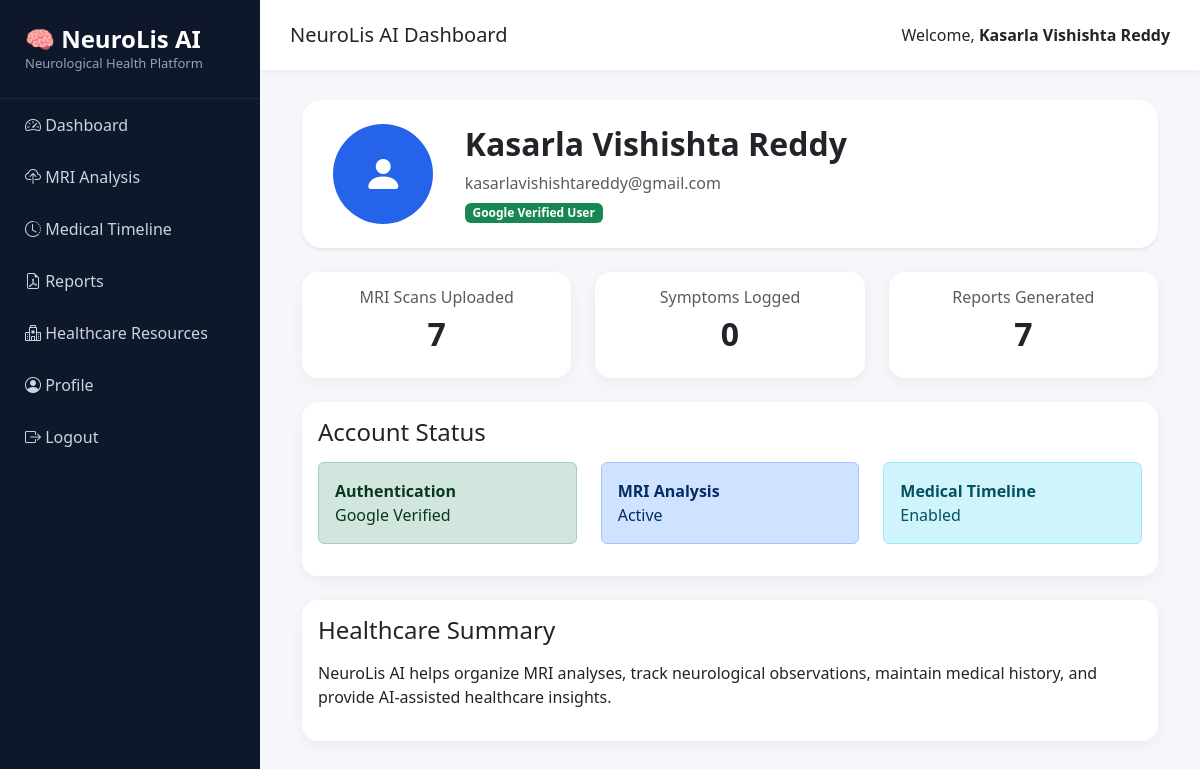
Screenshot of /profile (signed in) with the database file from the repository.
### models/user.py (models this page shows)
class User(db.Model):
    __tablename__ = "users"
    id = db.Column(db.Integer, primary_key=True)
    google_id = db.Column(
        db.String(255),
        unique=True
    )
    name = db.Column(db.String(255))
    email = db.Column(
        db.String(255),
        unique=True
    )
    profile_picture = db.Column(db.String(500))
    mri_records = db.relationship(
        "MRIRecord",
        backref="user",
        lazy=True
    )
    symptoms = db.relationship(
        "Symptom",
        backref="user",
        lazy=True
    )

### app.py (the view)
@app.route("/profile")
def profile():
    if "user_id" not in session:
        return redirect("/login")
    user = User.query.get(
        session["user_id"]
    )
    total_uploads = MRIRecord.query.filter_by(
        user_id=session["user_id"]
    ).count()
    symptom_count = Symptom.query.filter_by(
        user_id=session["user_id"]
    ).count()
    return render_template(
        "profile/profile.html",
        user=user,
        total_uploads=total_uploads,
        symptom_count=symptom_count
    )

### templates/profile/profile.html (shortened to what this page needs)
{% extends 'base.html' %}
{% block content %}
<div class="container-fluid">
    <div class="card border-0 shadow-sm mb-4"
         style="border-radius:20px;">
        <div class="card-body p-4">
            <div class="row align-items-center">
                <div class="col-md-2 text-center">
                    <div style="
                        width:100px;
                        height:100px;
                        border-radius:50%;
                        background:#2563eb;
                        color:white;
                        font-size:40px;
                        display:flex;
                        align-items:center;
                        justify-content:center;
                        margin:auto;">
                        <i class="bi bi-person-fill"></i>
                    </div>
                </div>
                <div class="col-md-10">
                    <h2 class="fw-bold">
                        {{ user.name }}
                    </h2>
                    <p class="text-muted mb-1">
                        {{ user.email }}
                    </p>
                    <span class="badge bg-success">
                        Google Verified User
                    </span>
                </div>
            </div>
        </div>
    </div>
    <div class="row mb-4">
        <div class="col-md-4">
            <div class="card stat-card">
                <div class="card-body text-center">
                    <h6 class="text-muted">
                        MRI Scans Uploaded
                    </h6>
                    <h2 class="fw-bold">
                        {{ total_uploads }}
                    </h2>
                </div>
            </div>
        </div>
        <div class="col-md-4">
            <div class="card stat-card">
                <div class="card-body text-center">
                    <h6 class="text-muted">
                        Symptoms Logged
                    </h6>
                    <h2 class="fw-bold">
                        {{ symptom_count }}
                    </h2>
                </div>
            </div>
        </div>
        <div class="col-md-4">
            <div class="card stat-card">
                <div class="card-body text-center">
                    <h6 class="text-muted">
                        Reports Generated
                    </h6>
                    <h2 class="fw-bold">
                        {{ total_uploads }}
                    </h2>
                </div>
            </div>
        </div>
    </div>
    <div class="card stat-card mb-4">
        <div class="card-body">
            <h4 class="mb-3">
                Account Status
            </h4>
            <div class="row">
                <div class="col-md-4">
                    <div class="alert alert-success">
                        <strong>
                            Authentication
                        </strong>
                        <br>
                        Google Verified
                    </div>
                </div>
                <div class="col-md-4">
                    <div class="alert alert-primary">
                        <strong>
                            MRI Analysis
                        </strong>
                        <br>
                        Active
                    </div>
                </div>
                <div class="col-md-4">
                    <div class="alert alert-info">
                        <strong>
                            Medical Timeline
                        </strong>
                        <br>
                        Enabled
                    </div>
                </div>
            </div>
        </div>
    </div>
    <div class="card stat-card">
        <div class="card-body">
            <h4 class="mb-3">
                Healthcare Summary
            </h4>
            <p>
                NeuroLis AI helps organize MRI analyses,
                track neurological observations,
                maintain medical history,
                and provide AI-assisted healthcare insights.
            </p>
        </div>
    </div>
</div>
{% endblock %}

### templates/base.html (shortened to what this page needs)
<!DOCTYPE html>
<html lang="en">
<head>
    <link href="https://cdn.jsdelivr.net/npm/bootstrap@5.3.3/dist/css/bootstrap.min.css"
          rel="stylesheet">
    <link href="https://cdn.jsdelivr.net/npm/bootstrap-icons@1.11.3/font/bootstrap-icons.css"
          rel="stylesheet">
</head>
<body>
    <div class="sidebar">
        <div class="sidebar-brand">
            <h4>🧠 NeuroLis AI</h4>
            <p>
                Neurological Health Platform
            </p>
        </div>
        <a href="/dashboard">
            <i class="bi bi-speedometer2"></i>
            Dashboard
        </a>
        <a href="/upload">
            <i class="bi bi-cloud-upload"></i>
            MRI Analysis
        </a>
        <a href="/timeline">
            <i class="bi bi-clock-history"></i>
            Medical Timeline
        </a>
        <a href="/reports">
            <i class="bi bi-file-earmark-pdf"></i>
            Reports
        </a>
        <a href="/resources">
            <i class="bi bi-hospital"></i>
            Healthcare Resources
        </a>
        <a href="/profile">
            <i class="bi bi-person-circle"></i>
            Profile
        </a>
        <a href="/logout">
            <i class="bi bi-box-arrow-right"></i>
            Logout
        </a>
    </div>
    <div class="main-content">
        <div class="topbar">
            <h5 class="mb-0">
                NeuroLis AI Dashboard
            </h5>
            <div>
                {% if session.user_name %}
                Welcome,
                <strong>
                    {{ session.user_name }}
                </strong>
                {% endif %}
            </div>
        </div>
        <div class="page-content">
            {% block content %}
            {% endblock %}
        </div>
    </div>
</body>
</html>

### templates/base.html (style rules this page uses)
body { background:#f5f7fb; font-family:Segoe UI,sans-serif; }
.sidebar { width:260px; height:100vh; position:fixed; left:0; top:0; background:#0f172a; color:white; }
.sidebar-brand { padding:25px; border-bottom:1px solid #1e293b; }
.sidebar-brand h4 { margin:0; font-weight:700; }
.sidebar-brand p { margin:0; color:#94a3b8; font-size:13px; }
.sidebar a { color:#cbd5e1; text-decoration:none; display:block; padding:14px 25px; transition:0.3s; }
.main-content { margin-left:260px; }
.topbar { background:white; height:70px; display:flex; align-items:center; justify-content:space-between; padding:0 30px; box-shadow:0 2px 10px rgba(0,0,0,.05); }
.page-content { padding:30px; }
.stat-card { border:none; border-radius:16px; box-shadow:0 4px 15px rgba(0,0,0,.05); }

### rows the page displays
User: user_name "Kasarla Vishishta Reddy", name "Kasarla Vishishta Reddy", email "kasarlavishishtareddy@gmail.com"

### other values shown
{{ total_uploads }} "7"
{{ symptom_count }} "0"
